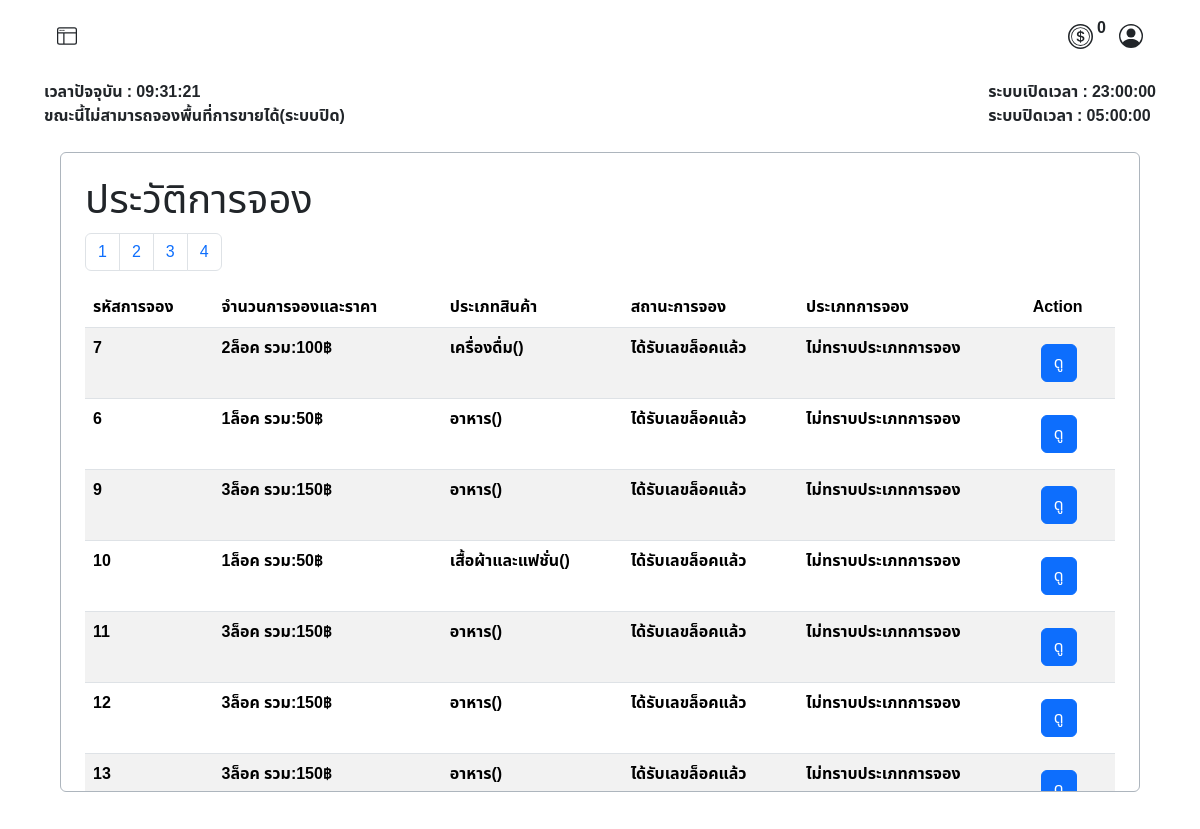
/user/booking_history.php (signed in), run on the app's committed database.
### tables this page shows
CREATE TABLE `tbl_user` (
  `user_id` int(6) UNSIGNED ZEROFILL NOT NULL COMMENT 'รหัสลูกค้า',
  `prefix` enum('นาย','นาง','นางสาว') NOT NULL COMMENT 'คำนำหน้าชื่อ',
  `firstname` varchar(255) NOT NULL COMMENT 'ชื่อ',
  `lastname` varchar(255) NOT NULL COMMENT 'นามสกุล',
  `tel` varchar(11) NOT NULL COMMENT 'เบอร์โทรศัพท์',
  `email` varchar(255) NOT NULL COMMENT 'อีเมลล์',
  `username` varchar(255) NOT NULL COMMENT 'ชื่อผู้ใช้',
  `password` varchar(255) NOT NULL COMMENT 'รหัสผ่าน',
  `userrole` int(3) NOT NULL COMMENT '1=ลูกค้า,2=แอดมิน',
  `shop_name` varchar(50) NOT NULL COMMENT 'ชื่อร้านค้า',
  `token` int(11) NOT NULL,
  `last_login` datetime DEFAULT NULL
);

CREATE TABLE `operating_hours` (
  `id` int(11) NOT NULL,
  `opening_time` time NOT NULL,
  `closing_time` time NOT NULL
);

CREATE TABLE `booked` (
  `id_booked` int(10) UNSIGNED ZEROFILL NOT NULL COMMENT 'รหัสการจองแบบเรียบร้อยแล้ว',
  `booking_id` int(10) UNSIGNED DEFAULT NULL COMMENT 'รหัสการจอง',
  `member_id` int(6) UNSIGNED DEFAULT NULL COMMENT 'รหัสลูกค้า',
  `booking_amount` varchar(45) NOT NULL,
  `total_price` varchar(45) NOT NULL,
  `product_type` int(11) NOT NULL,
  `sub_product_type` int(11) NOT NULL,
  `booking_status` int(3) UNSIGNED NOT NULL COMMENT 'สถานะการจอง',
  `booking_type` varchar(20) NOT NULL,
  `zone_id` int(3) UNSIGNED NOT NULL COMMENT 'รหัสประเภทโซน',
  `slip_img` varchar(45) DEFAULT NULL COMMENT 'log',
  `booking_date` timestamp NOT NULL DEFAULT current_timestamp() ON UPDATE current_timestamp() COMMENT 'วันเวลาที่จอง',
  `booked_lock_number` varchar(10) DEFAULT NULL COMMENT 'เลขล็อคที่จะได้',
  `expiration_date` datetime DEFAULT NULL
);

CREATE TABLE `category` (
  `id_category` int(11) NOT NULL,
  `cat_name` varchar(45) NOT NULL
);

CREATE TABLE `booking_status` (
  `id` int(3) UNSIGNED NOT NULL COMMENT 'รหัสสถานะการจอง',
  `status` varchar(50) NOT NULL COMMENT 'สถานะ'
);

### user/booking_history.php (the view, shortened to what this page needs)
<?php
require("../condb.php");
$results_per_page = 10;
$page = isset($_GET['page']) ? (int)$_GET['page'] : 1;
$start_from = ($page - 1) * $results_per_page;
?>
<!DOCTYPE html>
<html lang="th">
<head>
    <link href="https://cdn.jsdelivr.net/npm/bootstrap@5.3.3/dist/css/bootstrap.min.css" rel="stylesheet">
    <link rel="stylesheet" href="../asset/css/font.css">
</head>
<body>
    <?php
    include('./user_nav.php');
    ?>
    <div class="container my-4 p-2 border border-dark-subtle rounded overflow-auto" style="width: 90%; height: 40rem;">
        <div class="tab-content" id="myTabContent">
            <div class="tab-pane fade show active mt-2 mx-2 p-2" id="category">
                <div>
                    <h1>ประวัติการจอง</h1>
                </div>
                <div class="mt-2">
                    <?php
                    $sql_total = "SELECT COUNT(*) FROM market_booking.booked WHERE member_id = $user_id";
                    $result_total = $conn->query($sql_total);
                    $row_total = $result_total->fetch_row();
                    $total_records = $row_total[0];
                    $total_pages = ceil($total_records / $results_per_page);
                    echo "<nav>";
                    echo "<ul class='pagination'>";
                    for ($i = 1; $i <= $total_pages; $i++) {
                        echo "<li class='page-item'><a class='page-link' href='?page=" . $i . "'>" . $i . "</a></li>";
                    }
                    echo "</ul>";
                    echo "</nav>";
                    $sql = "SELECT
                                B.booking_id,
                                CONCAT(U.prefix, ' ', U.firstname, ' ', U.lastname) AS fullname,
                                B.booking_amount,
                                B.total_price,
                                C.cat_name,
                                SC.sub_cat_name,
                                BS.status,
                                B.booking_type,
                                B.slip_img,
                                B.booked_lock_number,
                                B.booking_date
                            FROM market_booking.booked AS B
                            LEFT JOIN booking_status AS BS ON B.booking_status = BS.id
                            LEFT JOIN tbl_user AS U ON B.member_id = U.user_id
                            LEFT JOIN category AS C ON B.product_type = C.id_category
                            LEFT JOIN sub_category AS SC ON B.sub_product_type = SC.idsub_category
                            WHERE member_id = $user_id
                            ";
                    $sql .= " LIMIT $start_from, $results_per_page";
                    $result = $conn->query($sql);
                    if ($result === false) {
                        echo "ข้อผิดพลาด SQL: " . $conn->error;
                    } elseif ($result->num_rows > 0) {
                        echo "<table class='table table-striped'>";
                        echo "<thead>
                            <tr>
                                <th>รหัสการจอง</th>
                                <th>จำนวนการจองและราคา</th>
                                <th>ประเภทสินค้า</th>
                                <th>สถานะการจอง</th>
                                <th>ประเภทการจอง</th>
                                <th>Action</th>
                            </tr>
                        </thead>";
                        echo "<tbody>";
                        while ($row = $result->fetch_assoc()) {
                            echo "<tr>";
                            echo "<td><strong>" . $row["booking_id"] . "</strong></td>";
                            echo "<td><strong>" . $row["booking_amount"] . "ล็อค รวม:" . $row["total_price"] . "฿</strong></td>";
                            echo "<td><strong>" . $row["cat_name"] . "(" . $row["sub_cat_name"] . ")</strong></td>";
                            echo "<td><strong>" . $row["status"] . "</strong></td>";
                            if ($row["booking_type"] === 'PerDay') {
                                $booking_type_display = 'รายวัน';
                            } elseif ($row["booking_type"] === 'PerMonth') {
                                $booking_type_display = 'รายเดือน';
                            } else {
                                $booking_type_display = 'ไม่ทราบประเภทการจอง';
                            }
                            echo "<td><strong>" . $booking_type_display . "</strong></td>";
                            echo "<td>
                                    <button
                                        class='btn btn-primary m-2' type='button'
                                        data-bs-toggle='modal'
                                        data-bs-target='#viewBookingModal'
                                        data-id='" . $row["booking_id"] . "'>
                                        ดู
                                    </button>
                                </td>";
                            echo "</tr>";
                        }
                        echo "</tbody></table>";
                    } else {
                        echo "ไม่พบข้อมูล";
                    }
                    ?>
                </div>
            </div>
        </div>
    </div>
</body>
</html>

### user/user_nav.php (shortened to what this page needs)
<nav class="row g-2">
    <div class="col-12 d-flex justify-content-between px-5 py-3">
        <div class="col-4">
            <button class="btn" type="button" data-bs-toggle="offcanvas" data-bs-target="#offcanvasWithBothOptions" aria-controls="offcanvasWithBothOptions">
            </button>
        </div>
        <div class="d-flex align-items-center ">
            <div class="row  ">
                <div class="col d-flex align-items-center justify-content-center">
                    <p class="ms-1">
                        <strong>
                            <?php
                            $user_id = $_SESSION["user_id"];
                            $stmt = $conn->prepare("SELECT token FROM tbl_user WHERE user_id = ?");
                            $stmt->bind_param("i", $user_id);
                            $stmt->execute();
                            $stmt->bind_result($token);
                            echo htmlspecialchars($token);
                            ?>
                        </strong>
                    </p>
                </div>
            </div>
            <button class="btn " type="button" data-bs-toggle="modal" data-bs-target="#ProfileModal">
            </button>
        </div>
    </div>
    <?php
    require("../condb.php");
    $sql_time = "SELECT opening_time, closing_time FROM operating_hours LIMIT 1";
    $result = $conn->query($sql_time);
    $row_time = $result->fetch_assoc();
    $openingTime = $row_time['opening_time'];
    $closingTime = $row_time['closing_time'];
    ?>
    <div class="col-12 d-flex justify-content-between px-5">
        <strong>
            <div id="time"></div>
            <div id="status"></div>
        </strong>
        <strong>
            <div id="opening_time">ระบบเปิดเวลา : <?php echo $openingTime; ?></div>
            <div id="closing_time">ระบบปิดเวลา : <?php echo $closingTime; ?></div>
        </strong>
    </div>
</nav>

### data on the page
tbl_user: token "0"
operating_hours: opening_time "23:00:00", closing_time "05:00:00"
booked: booking "7", booking_amount "2", total_price "100", product_type.cat_name "เครื่องดื่ม", booking_status.status "ได้รับเลขล็อคแล้ว", booking_type "ไม่ทราบประเภทการจอง"
booked: booking "6", booking_amount "1", total_price "50", product_type.cat_name "อาหาร", booking_status.status "ได้รับเลขล็อคแล้ว", booking_type "ไม่ทราบประเภทการจอง"
booked: booking "9", booking_amount "3", total_price "150", product_type.cat_name "อาหาร", booking_status.status "ได้รับเลขล็อคแล้ว", booking_type "ไม่ทราบประเภทการจอง"
booked: booking "10", booking_amount "1", total_price "50", product_type.cat_name "เสื้อผ้าและแฟชั่น", booking_status.status "ได้รับเลขล็อคแล้ว", booking_type "ไม่ทราบประเภทการจอง"
booked: booking "11", booking_amount "3", total_price "150", product_type.cat_name "อาหาร", booking_status.status "ได้รับเลขล็อคแล้ว", booking_type "ไม่ทราบประเภทการจอง"
booked: booking "12", booking_amount "3", total_price "150", product_type.cat_name "อาหาร", booking_status.status "ได้รับเลขล็อคแล้ว", booking_type "ไม่ทราบประเภทการจอง"
booked: booking "13", booking_amount "3", total_price "150", product_type.cat_name "อาหาร", booking_status.status "ได้รับเลขล็อคแล้ว", booking_type "ไม่ทราบประเภทการจอง"
